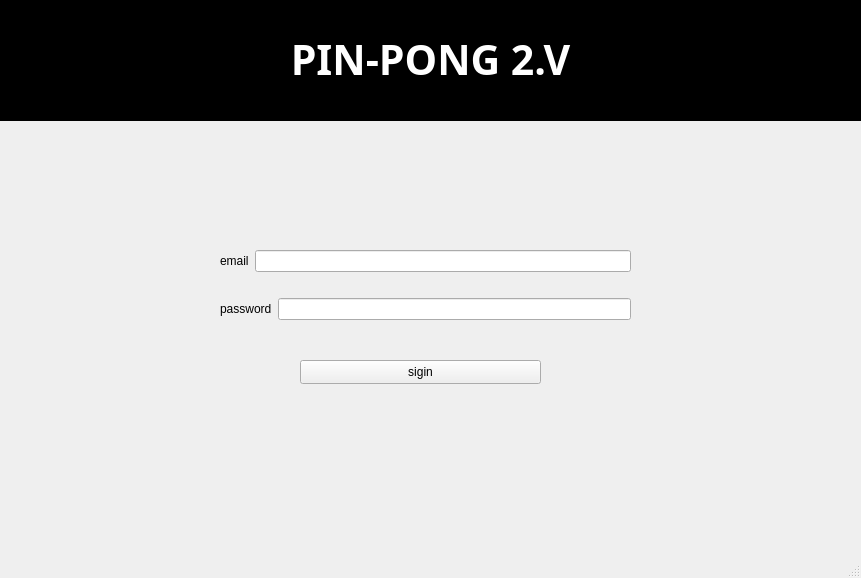
<?xml version="1.0" encoding="UTF-8"?>
<ui version="4.0">
 <class>LoginWindow</class>
 <widget class="QMainWindow" name="LoginWindow">
  <property name="geometry">
   <rect>
    <x>0</x>
    <y>0</y>
    <width>861</width>
    <height>578</height>
   </rect>
  </property>
  <property name="windowTitle">
   <string>login</string>
  </property>
  <widget class="QWidget" name="centralwidget">
   <widget class="QFrame" name="frame">
    <property name="geometry">
     <rect>
      <x>-10</x>
      <y>-10</y>
      <width>891</width>
      <height>131</height>
     </rect>
    </property>
    <property name="styleSheet">
     <string notr="true">background-color:rgb(0, 0, 0);</string>
    </property>
    <property name="frameShape">
     <enum>QFrame::StyledPanel</enum>
    </property>
    <property name="frameShadow">
     <enum>QFrame::Raised</enum>
    </property>
    <widget class="QLabel" name="label_3">
     <property name="geometry">
      <rect>
       <x>20</x>
       <y>19</y>
       <width>841</width>
       <height>101</height>
      </rect>
     </property>
     <property name="font">
      <font>
       <family>Lucida Bright</family>
       <pointsize>31</pointsize>
       <bold>true</bold>
      </font>
     </property>
     <property name="styleSheet">
      <string notr="true">color: rgb(255, 255, 255);</string>
     </property>
     <property name="text">
      <string>PIN-PONG 2.V</string>
     </property>
     <property name="alignment">
      <set>Qt::AlignCenter</set>
     </property>
    </widget>
   </widget>
   <widget class="QPushButton" name="sigin_button">
    <property name="geometry">
     <rect>
      <x>300</x>
      <y>360</y>
      <width>241</width>
      <height>24</height>
     </rect>
    </property>
    <property name="text">
     <string>sigin</string>
    </property>
   </widget>
   <widget class="QLabel" name="error_label">
    <property name="geometry">
     <rect>
      <x>220</x>
      <y>425</y>
      <width>411</width>
      <height>31</height>
     </rect>
    </property>
    <property name="font">
     <font>
      <pointsize>15</pointsize>
     </font>
    </property>
    <property name="text">
     <string/>
    </property>
   </widget>
   <widget class="QWidget" name="layoutWidget">
    <property name="geometry">
     <rect>
      <x>220</x>
      <y>230</y>
      <width>411</width>
      <height>111</height>
     </rect>
    </property>
    <layout class="QVBoxLayout" name="verticalLayout">
     <item>
      <layout class="QHBoxLayout" name="horizontalLayout">
       <item>
        <widget class="QLabel" name="label">
         <property name="text">
          <string>email</string>
         </property>
         <property name="margin">
          <number>11</number>
         </property>
        </widget>
       </item>
       <item>
        <widget class="QLineEdit" name="email_edit"/>
       </item>
      </layout>
     </item>
     <item>
      <layout class="QHBoxLayout" name="horizontalLayout_2">
       <item>
        <widget class="QLabel" name="label_2">
         <property name="text">
          <string>password</string>
         </property>
        </widget>
       </item>
       <item>
        <widget class="QLineEdit" name="password_edit"/>
       </item>
      </layout>
     </item>
    </layout>
   </widget>
  </widget>
  <widget class="QStatusBar" name="statusbar"/>
 </widget>
 <resources/>
 <connections/>
</ui>
